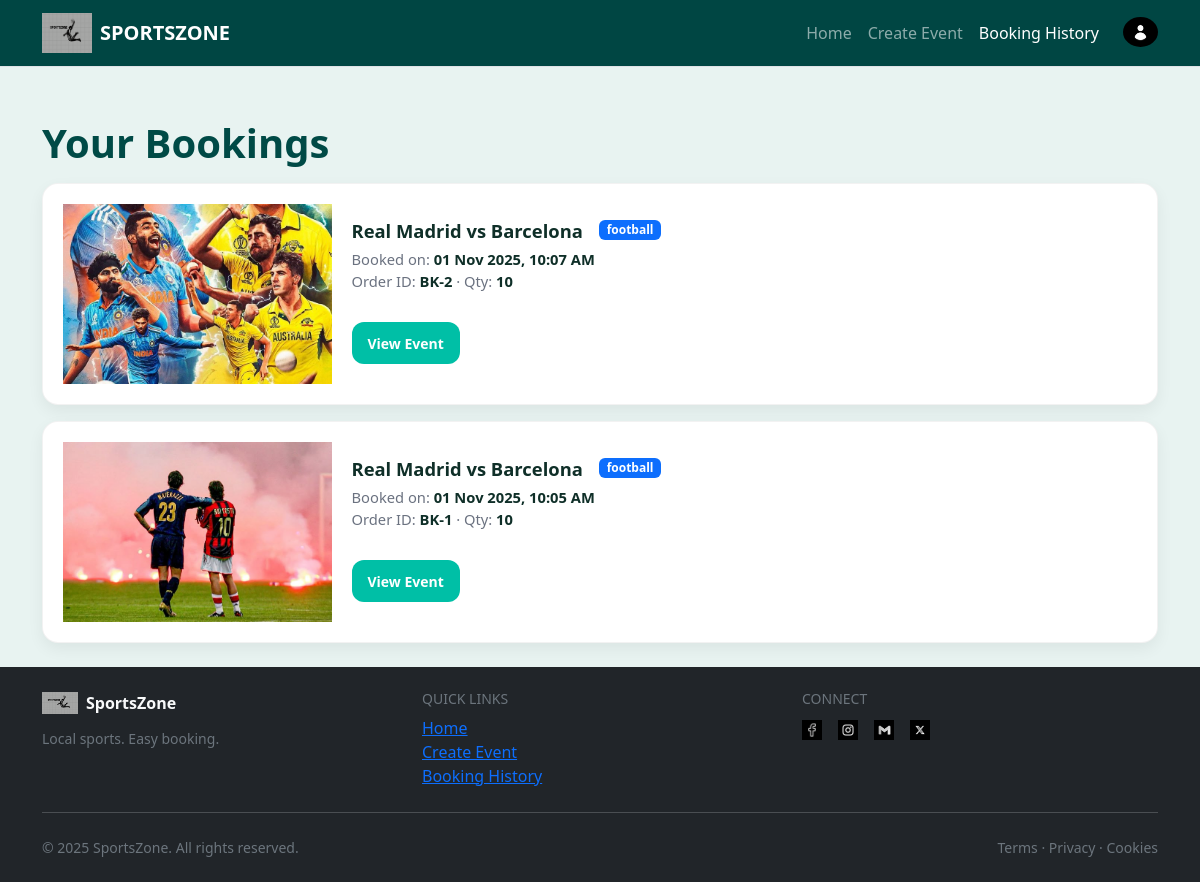
The page /booking (signed in) on the database its author committed.
### SportsZone/models.py (models this page shows, shortened)
class Booking(db.Model):
    __tablename__ = "bookings"
    id               = db.Column(db.Integer, primary_key=True)
    user_id          = db.Column(db.Integer, db.ForeignKey("users.id"), nullable=False)
    event_id         = db.Column(db.Integer, db.ForeignKey("events.id"), nullable=False)
    booking_date     = db.Column(db.DateTime, default=datetime.utcnow, nullable=False)
    booking_quantity = db.Column(db.Integer, nullable=False)
    order_code       = db.Column(db.String(32), index=True)  # e.g. "BK-123" after insert

class Event(db.Model):
    __tablename__ = "events"
    id              = db.Column(db.Integer, primary_key=True)
    user_id         = db.Column(db.Integer, db.ForeignKey("users.id"))      # creator/owner (optional)
    venue_id        = db.Column(db.Integer, db.ForeignKey("venues.id"))
    sports_type     = db.Column(db.String(64), index=True)                  # Football, Basketball, etc.
    event_title     = db.Column(db.String(256), nullable=False)
    home_team_name  = db.Column(db.String(64))
    away_team_name  = db.Column(db.String(64))
    event_image     = db.Column(db.String(256))                             # filename in /static/img
    description     = db.Column(db.Text)
    start_datetime  = db.Column(db.DateTime, default=datetime.utcnow, nullable=False)
    end_datetime    = db.Column(db.DateTime)
    status          = db.Column(db.String(32), index=True, default="Open", nullable=False)
    total_tickets   = db.Column(db.Integer, default=120, nullable=False)
    tickets_sold    = db.Column(db.Integer, default=0,  nullable=False)
    ticket_price    = db.Column(db.Float,   default=0.0, nullable=False)
    comments = db.relationship("Comment", backref="event", lazy=True, cascade="all, delete-orphan")
    bookings = db.relationship("Booking", backref="event", lazy=True, cascade="all, delete-orphan")

### SportsZone/views.py (the view)
@main_bp.route('/booking', methods=['GET'], endpoint='booking')
@login_required
def booking():
    rows = (
        db.session.query(Booking, Event, Venue)
        .filter(Booking.user_id == current_user.id)
        .join(Event, Booking.event_id == Event.id, isouter=True)
        .join(Venue, Event.venue_id == Venue.id, isouter=True)
        .order_by(Booking.booking_date.desc())
        .all()
    )
    orders = []
    for b, e, v in rows:
        orders.append({
            "order_code": f"BK-{b.id}",
            "booked_at": b.booking_date.strftime("%d %b %Y, %I:%M %p") if b.booking_date else "",
            "quantity": b.booking_quantity or 1,
            "event_id": e.id if e else None,
            "event_title": (e.event_title or f"{e.home_team_name} vs {e.away_team_name}") if e else "Unknown Event",
            "image": e.event_image if e else None,
            "sport": e.sports_type if e else "",
        })
    return render_template('booking.html', title="Booking History", orders=orders)

### SportsZone/templates/booking.html (shortened to what this page needs)
{% extends "base.html" %}
{% block body %}
<div class="bookings-page">
  <h1 class="page-title">Your Bookings</h1>
  {% if orders and orders|length > 0 %}
    <div class="row g-3">
      {% set color_map = {
        'football':'primary','Football':'primary',
        'basketball':'warning','Basketball':'warning',
        'cricket':'success','Cricket':'success',
        'tennis':'secondary','Tennis':'secondary'
      } %}
      {% for o in orders %}
        <div class="col-12">
          <article class="booking-card">
            <div class="row g-0 align-items-stretch">
              <div class="col-12 col-md-3">
                <div class="thumb-wrap">
                  {% if o.image %}
                    <img class="thumb" src="{{ url_for('static', filename='img/' ~ o.image) }}" alt="{{ o.event_title }}">
                  {% else %}
                    <div class="thumb-fallback">{{ (o.event_title or 'E')[:1] }}</div>
                  {% endif %}
                </div>
              </div>
              <div class="col-12 col-md-9">
                <div class="body">
                  <div class="d-flex align-items-start flex-wrap gap-2">
                    <h2 class="title">{{ o.event_title }}</h2>
                    <span class="badge text-bg-{{ color_map.get(o.sport, 'secondary') }} sport-badge">
                      {{ o.sport or 'event' }}
                    </span>
                  </div>
                  <div class="meta">
                    <div>Booked on: <b>{{ o.booked_at }}</b></div>
                    <div>
                      Order ID: <b>{{ o.order_code }}</b>
                      {% if o.quantity %} · Qty: <b>{{ o.quantity }}</b>{% endif %}
                    </div>
                  </div>
                  <div class="spacer"></div>
                  <div class="actions d-flex gap-2">
                    <a href="{{ url_for('main.view_event', event_id=o.event_id) }}" class="btn btn-primary btn-sm">
                      View Event
                    </a>
                  </div>
                </div>
              </div>
            </div>
          </article>
        </div>
      {% endfor %}
    </div>
  {% else %}
    <div class="alert alert-info">
      You haven’t booked any events yet.
      <a href="{{ url_for('main.index') }}" class="alert-link">Browse events</a>.
    </div>
  {% endif %}
</div>
{% endblock %}

### SportsZone/static/style.css (style rules this page uses)
body { background-color: #E8F3F1; color: #0F2F28; }
.btn-primary { background-color: #00A896; border-color: #00A896; }
.booking-card { background:#fff;border:1px solid rgba(0,0,0,.06);border-radius:16px;box-shadow:0 16px 32px rgba(0,0,0,.12);padding:1.25rem; }
.booking-card .btn-primary { padding:.65rem 1rem;font-weight:600;border-radius:10px; }

### SportsZone/templates/booking.html (style rules this page uses)
.bookings-page { padding-top: .75rem; }
.bookings-page .page-title { font-weight: 800; color: #004a46; margin-bottom: 1rem; }
.bookings-page .booking-card { border: 1px solid rgba(0,0,0,.05); border-radius: 16px; overflow: hidden; background: #ffffff; box-shadow: 0 6px 16px rgba(0,0,0,.06); transition: transform .18s ease, box-shadow .18s ease; }
.bookings-page .thumb-wrap { position: relative; min-height: 180px; background: #eaf7f5; }
.bookings-page .thumb { position: absolute; inset: 0; width: 100%; height: 100%; object-fit: cover; }
.bookings-page .body { padding: 1rem 1.25rem 1.25rem; display: flex; flex-direction: column; height: 100%; }
.bookings-page .title { font-size: 1.15rem; font-weight: 800; margin: 0; color: #0f2f28; }
.bookings-page .meta { margin-top: .35rem; color: #6b7280; font-size: .92rem; }
.bookings-page .meta b { color:#0f2f28; }
.bookings-page .spacer { flex: 1 1 auto; }
.bookings-page .actions .btn { border-radius: 12px; font-weight: 600; }
.bookings-page .btn-primary { background:#00bfa6; border:none; }
.bookings-page .sport-badge { margin-left:.5rem; font-weight:700; text-transform: lowercase; }

### rows shown on the page
Booking: event_image (picture), event_title "Real Madrid vs Barcelona", sports_type "football", booked_at "01 Nov 2025, 10:07 AM", order_code "BK-2", quantity "10"
Booking: event_image (picture), event_title "Real Madrid vs Barcelona", sports_type "football", booked_at "01 Nov 2025, 10:05 AM", order_code "BK-1", quantity "10"
